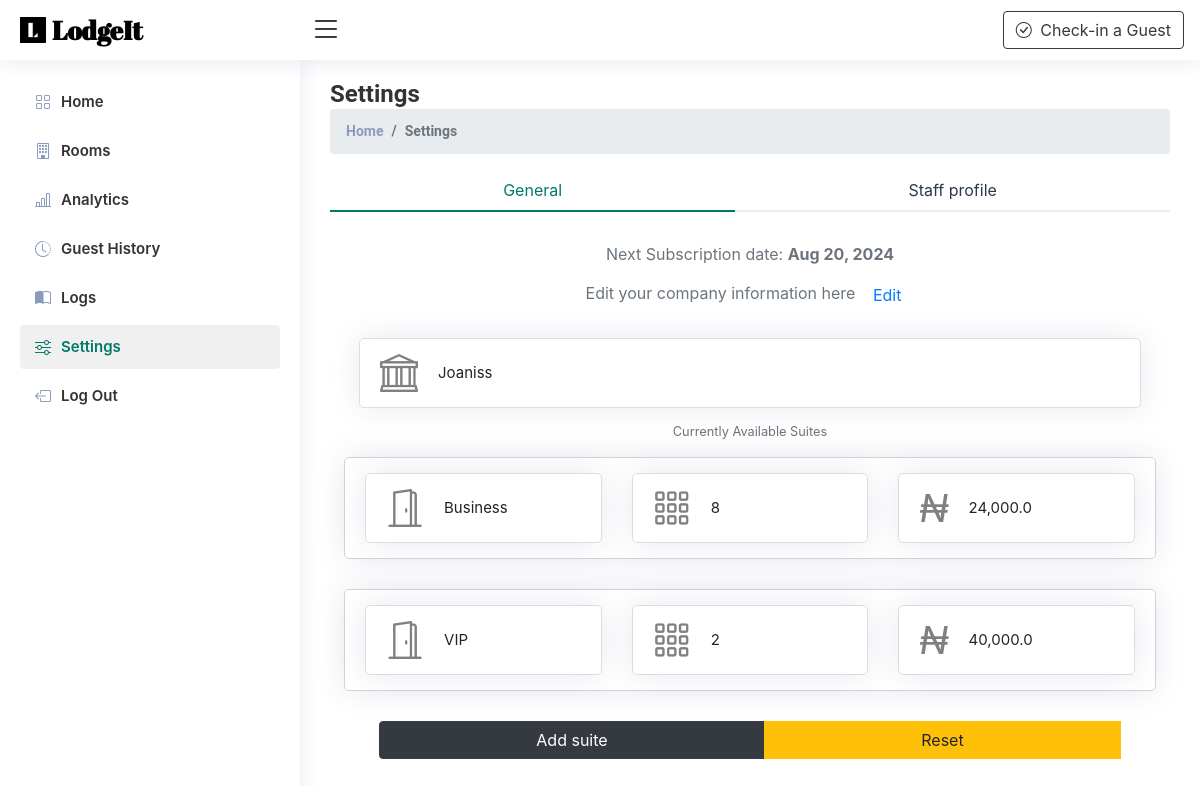
The app's page /settings/ (signed in) with its own data.
### LodgeApp/models.py (models this page shows, shortened)
class Subscriptions(models.Model):
    company = models.ForeignKey(Company, on_delete=models.CASCADE)
    amount = models.BigIntegerField()
    start_date = models.DateTimeField(auto_now_add=True)
    due_date = models.DateTimeField()
    payment_status = models.BooleanField(default=False)

class Company(models.Model):
    name = models.CharField(max_length=255)

class Suite(models.Model):
    company = models.ForeignKey(Company, on_delete=models.CASCADE)
    type = models.CharField(max_length=255)
    price = models.DecimalField(max_digits=10, decimal_places=2)

### LodgeApp/views.py (the view, shortened to what this page needs)
# urls.py: path('settings/', views.settings, name='settings'),
def settings(request):
    if not request.user.is_authenticated:
        return redirect('sign-in')
    if request.user.is_authenticated and request.user.company is None:
        return redirect('onboarding')
    company = request.user.company
    suites = Suite.objects.filter(company=company)
    suite_room_types_vacants={}
    for suite in suites:
        suite_room_types_vacants[suite] = [Room.objects.filter(suite=suite).count(),suite.price,[Room.objects.filter(suite=suite,room_status=False)]]
    user = request.user
    owners = Staff.objects.filter(company = company, owner=True)
    staffs = Staff.objects.filter(company = company, is_active=True)
    returning_guests = Guest.objects.filter(company=company, check_out__lte=timezone.now())
    subscription = Subscriptions.objects.filter(company=company).order_by('-due_date')[0]
    context = {
        'suite_room_types_vacants':suite_room_types_vacants,
        'company':company,
        'user':user,
        'owners':owners,
        'staffs':staffs,
        'page_name':'Settings',
        'returning_guests':returning_guests,
        'subscription':subscription,
        'staff':request.user
    }
    return render(request, 'settings.html', context)

### LodgeApp/models.py (called while the page is built)
    def __str__(self):
        return self.username

### LodgeApp/templates/settings.html (shortened to what this page needs)
{% extends 'base.html' %}
{% load static %}
{% load custom_filters %}
{% load humanize %}
{% load tz %}
{% block content %}
<body>
    {% include 'partials/_header.html' %}
    {% include 'sidebar.html' %}
    <main id="main" class="main">
      <div class="pagetitle">
        <h1>Settings</h1>
        <nav>
          <ol class="breadcrumb">
            <li class="breadcrumb-item"><a href="{% url 'dashboard' %}">Home</a></li>
            <li class="breadcrumb-item active">Settings</li>
          </ol>
        </nav>
      </div>
      <ul class="nav nav-tabs-bordered d-flex" id="myTabjustified" role="tablist">
        <li class="nav-item flex-fill" role="presentation">
          <button class="nav-link w-100 active" id="general-tab" data-bs-toggle="tab" data-bs-target="#general-justified" type="button" role="tab" aria-controls="general" aria-selected="true">General</button>
        </li>
        <li class="nav-item flex-fill" role="presentation">
          <button class="nav-link w-100" id="staff-tab" data-bs-toggle="tab" data-bs-target="#staff-justified" type="button" role="tab" aria-controls="returning-guest" aria-selected="false">Staff profile</button>
        </li>
      </ul>
      <div class="tab-content pt-2" id="myTabjustifiedContent">
        <div class="tab-pane fade show active" id="general-justified" role="tabpanel" aria-labelledby="general-tab">
          <div class="mb-3 mt-2">
            <div class="card-body settings">
              <p class="text-center card-subtitle mb-3 text-muted">
                Next Subscription date: <b>{{subscription.due_date|timezone:"Africa/Lagos"|date:"M d, Y"}}</b>
              </p>
              <p class="text-center card-subtitle mb-3 text-muted">
                Edit your company information here <span><button type="button" class="btn btn-link small editButton">Edit</button></span>
              </p>
              <div class="pt-2 pb-2">
                <form class="row g-2" action="{% url 'settings' %}" method="POST">
                  <div id="card-profiles-container">
                    <div class="row" id='comp-row'>
                      <div class="col-md-12">
                        <div class="card-profile" data-id="0" data-label="Company Name">
                          <div class="profile-box"><i class="bi bi-bank"></i><span class="current-text form-floating">{{company.name}}</span></div>
                        </div>
                      </div>
                    </div>
                    <p class="text-center card-subtitle mb-3 text-muted small">
                      Currently Available Suites
                    </p>
                    {% for suite,details in suite_room_types_vacants.items %}
                      <div class="row" id="row-set">
                        <div class="col-md-4">
                          <div class="card-profile" data-id="1" data-label="Suite Type">
                            <div class="profile-box"><i class="bi bi-door-open"></i><span class="current-text">{{suite.type}}</span></div>
                          </div>
                        </div>
                        <div class="col-md-4">
                          <div class="card-profile" data-id="2" data-label="Rooms">
                            <div class="profile-box"><i class="bi bi-grid-3x3-gap"></i><span class="current-text">{{details.0}}</span></div>
                          </div>
                        </div>
                        <div class="col-md-4">
                          <div class="card-profile" data-id="3" data-label="Current Price">
                            <div class="profile-box"><i class="custom-icon">₦</i><span class="current-text">{{details.1|floatformat:1|intcomma}}</span></div>
                          </div>
                        </div>
                      </div>
                    {% endfor %}
                  </div>
                  <div class="row" id="button-group-row">
                    <div class="btn-group" role="group" aria-label="Basic example">
                      <button type="button" id="settings-add-suite" class="btn btn-dark">Add suite</button>
                      <button type="button" id="reset-button" class="btn btn-warning">Reset</button>
                    </div>
                  </div>
                </form>
              </div>
            </div>
          </div>
        </div>
      </div>
  </main>
</body>
  {% endblock content %}

### LodgeApp/static/css/style.css (style rules this page uses)
:root { scroll-behavior: smooth; }
body { font-family: "Open Sans", sans-serif; background: #f0f0f0; color: #444444; }
a { color: #00796b; text-decoration: none; }
h1, h2, h3, h4, h5, h6 { font-family: "Roboto", sans-serif; }
#main { margin-top: 60px; padding: 20px 30px; transition: all 0.3s; }
.pagetitle { margin-bottom: 10px; }
.pagetitle h1 { font-size: 24px; margin-bottom: 0; font-weight: 600; color: #333333; }
.card-body { padding: 0 20px 20px 20px; }
.breadcrumb { font-size: 14px; font-family: "Roboto", sans-serif; color: #899bbd; font-weight: 600; }
.breadcrumb a { color: #899bbd; transition: 0.3s; }
.breadcrumb .breadcrumb-item::before { color: #899bbd; }
.breadcrumb .active { color: #51678f; font-weight: 600; }
.nav-tabs-bordered { border-bottom: 2px solid #ebeef4; }
.nav-tabs-bordered .nav-link { margin-bottom: -2px; border: none; color: #2c384e; }
.nav-tabs-bordered .nav-link.active { background-color: #fff; color: #00796b; border-bottom: 2px solid #00796b; }
@media (min-width: 1200px) { #main, #footer { margin-left: 300px; } }
.card-profile { display: flex; align-items: center; justify-content: space-between; padding: 10px; border: 1px solid #ddd; border-radius: 5px; box-shadow: 0px 0 30px rgba(1, 41, 112, 0.1); }
.profile-box { display: flex; align-items: center; padding: 5px 10px; }
.profile-box i { margin-right: 10px; font-size: 38px; line-height: 0; color: gray; }
.profile-box span { margin-left: 10px; font-size: 15px; }
.card-body.settings { max-width: 800px; margin: 0 auto; }
.custom-icon { padding: 19px 0px; }
#row-set { position: relative; border: 1px solid #d3d3d4; padding: 15px 5px; border-radius: 5px; margin-bottom: 30px; box-shadow: 0px 0 30px rgba(1, 41, 112, 0.1); }
#comp-row { margin-bottom: 20px; }

### LodgeApp/static/css/room-carousel.css (style rules this page uses)
.row { display: flex; justify-content: center; }

### records on screen
Subscriptions: due_date "Aug 20, 2024"
Company: name "Joaniss"
Suite: type "Business", details "8", price "24,000.0"
Suite: type "VIP", details "2", price "40,000.0"
